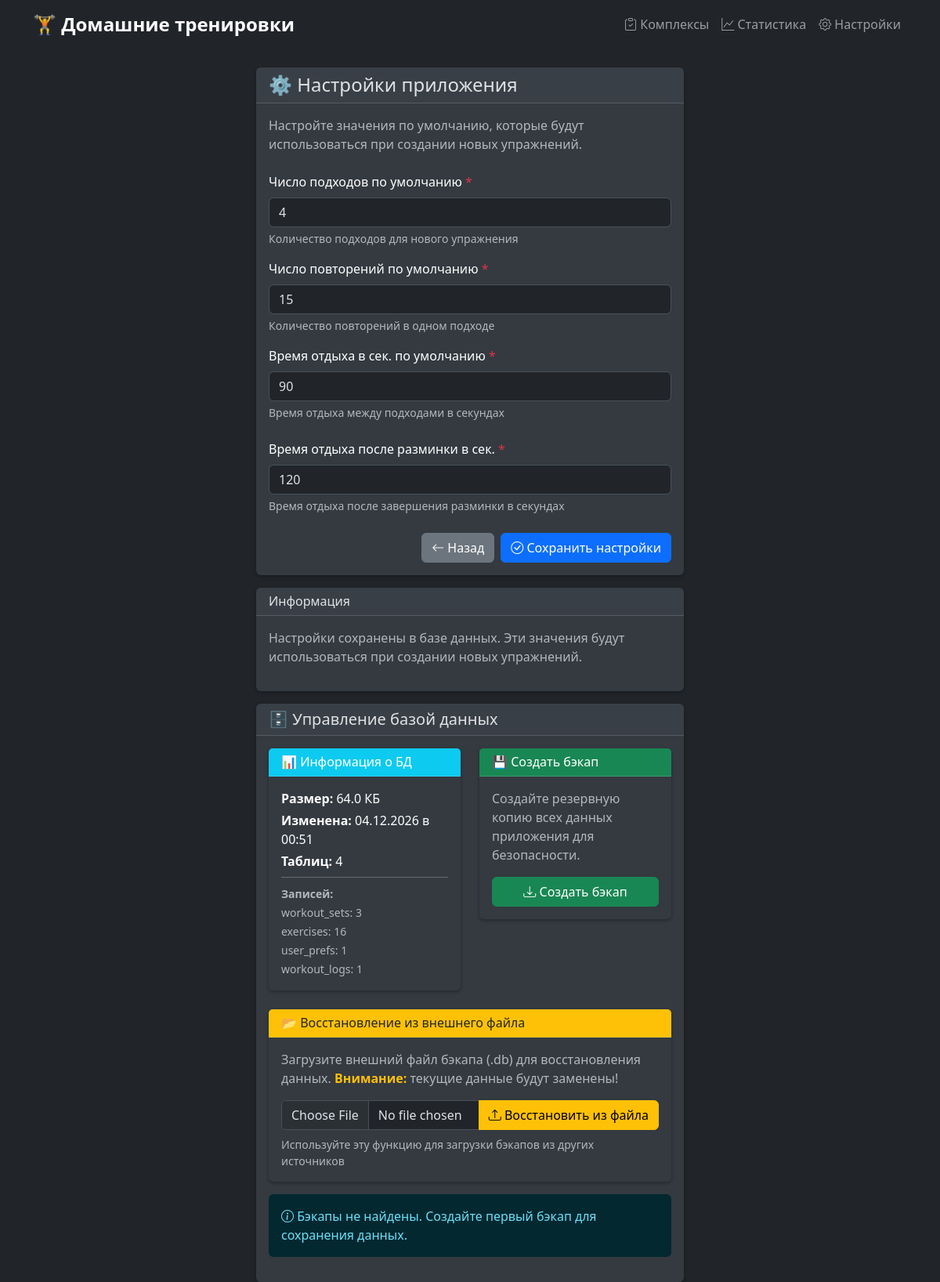
The page /settings on the database its author committed.
### tables this page shows
CREATE TABLE user_prefs (
            code TEXT PRIMARY KEY,
            default_repeat_count INTEGER NOT NULL DEFAULT 10,
            default_round_count INTEGER NOT NULL DEFAULT 3,
            default_rest_seconds INTEGER NOT NULL DEFAULT 60,
            timer_sound TEXT DEFAULT 'default',
            notifications_enabled BOOLEAN NOT NULL DEFAULT TRUE
        , default_warmup_rest_seconds INTEGER NOT NULL DEFAULT 120);

### app.py (the view)
@app.route('/settings')
def settings():
    prefs = UserPrefsModel.get_first()
    db_info = DatabaseManager.get_database_info()
    backups = DatabaseManager.list_backups()
    return render_template('settings.html', prefs=prefs, db_info=db_info, backups=backups)

### templates/settings.html (shortened to what this page needs)
{% extends "base.html" %}
{% block content %}
<div class="row justify-content-center">
    <div class="col-md-8 col-lg-6">
        <div class="card">
            <div class="card-header">
                <h4 class="mb-0">⚙️ Настройки приложения</h4>
            </div>
            <div class="card-body">
                <form method="POST" action="{{ url_for('settings_save') }}">
                    <p class="text-muted mb-4">
                        Настройте значения по умолчанию, которые будут использоваться при создании новых упражнений.
                    </p>
                    <div class="mb-3">
                        <label for="default_round_count" class="form-label">
                            Число подходов по умолчанию <span class="text-danger">*</span>
                        </label>
                        <input type="number"
                               class="form-control"
                               id="default_round_count"
                               name="default_round_count"
                               value="{{ prefs.default_round_count if prefs else 3 }}"
                               min="1"
                               max="99"
                               required>
                        <div class="form-text">Количество подходов для нового упражнения</div>
                    </div>
                    <div class="mb-3">
                        <label for="default_repeat_count" class="form-label">
                            Число повторений по умолчанию <span class="text-danger">*</span>
                        </label>
                        <input type="number"
                               class="form-control"
                               id="default_repeat_count"
                               name="default_repeat_count"
                               value="{{ prefs.default_repeat_count if prefs else 10 }}"
                               min="1"
                               max="999"
                               required>
                        <div class="form-text">Количество повторений в одном подходе</div>
                    </div>
                    <div class="mb-4">
                        <label for="default_rest_seconds" class="form-label">
                            Время отдыха в сек. по умолчанию <span class="text-danger">*</span>
                        </label>
                        <input type="number"
                               class="form-control"
                               id="default_rest_seconds"
                               name="default_rest_seconds"
                               value="{{ prefs.default_rest_seconds if prefs else 60 }}"
                               min="0"
                               max="9999"
                               required>
                        <div class="form-text">Время отдыха между подходами в секундах</div>
                    </div>
                    <div class="mb-4">
                        <label for="default_warmup_rest_seconds" class="form-label">
                            Время отдыха после разминки в сек. <span class="text-danger">*</span>
                        </label>
                        <input type="number"
                               class="form-control"
                               id="default_warmup_rest_seconds"
                               name="default_warmup_rest_seconds"
                               value="{{ prefs.default_warmup_rest_seconds if prefs else 120 }}"
                               min="0"
                               max="9999"
                               required>
                        <div class="form-text">Время отдыха после завершения разминки в секундах</div>
                    </div>
                    <div class="d-grid gap-2 d-md-flex justify-content-md-end">
                        <a href="{{ url_for('index') }}" class="btn btn-secondary">
                            <i class="bi bi-arrow-left"></i> Назад
                        </a>
                        <button type="submit" class="btn btn-primary">
                            <i class="bi bi-check-circle"></i> Сохранить настройки
                        </button>
                    </div>
                </form>
            </div>
        </div>
        {% if prefs %}
        <div class="card mt-3">
            <div class="card-header">
                <h6 class="mb-0">Информация</h6>
            </div>
            <div class="card-body">
                <p class="text-muted">
                    Настройки сохранены в базе данных. Эти значения будут использоваться при создании новых упражнений.
                </p>
            </div>
        </div>
        {% endif %}
        <div class="card mt-3">
            <div class="card-header">
                <h5 class="mb-0">🗄️ Управление базой данных</h5>
            </div>
            <div class="card-body">
                {% if db_info.exists %}
                <div class="row mb-4">
                    <div class="col-md-6">
                        <div class="card border-info">
                            <div class="card-header bg-info text-white">
                                <h6 class="mb-0">📊 Информация о БД</h6>
                            </div>
                            <div class="card-body">
                                <p class="mb-1">
                                    <strong>Размер:</strong>
                                    {% if db_info.size < 1024 %}
                                        {{ db_info.size }} байт
                                    {% elif db_info.size < 1024*1024 %}
                                        {{ "%.1f"|format(db_info.size/1024) }} КБ
                                    {% else %}
                                        {{ "%.1f"|format(db_info.size/(1024*1024)) }} МБ
                                    {% endif %}
                                </p>
                                <p class="mb-1">
                                    <strong>Изменена:</strong>
                                    {{ db_info.modified.strftime('%d.%m.%Y в %H:%M') }}
                                </p>
                                <p class="mb-0">
                                    <strong>Таблиц:</strong> {{ db_info.tables_count }}
                                </p>
                                {% if db_info.records_count %}
                                <hr class="my-2">
                                <small class="text-muted">
                                    <strong>Записей:</strong><br>
                                    {% for table, count in db_info.records_count.items() %}
                                        {{ table }}: {{ count }}<br>
                                    {% endfor %}
                                </small>
                                {% endif %}
                            </div>
                        </div>
                    </div>
                    <div class="col-md-6">
                        <div class="card border-success">
                            <div class="card-header bg-success text-white">
                                <h6 class="mb-0">💾 Создать бэкап</h6>
                            </div>
                            <div class="card-body">
                                <p class="text-muted mb-3">
                                    Создайте резервную копию всех данных приложения для безопасности.
                                </p>
                                <form method="POST" action="{{ url_for('backup_create') }}"
                                      onsubmit="return confirm('Создать бэкап базы данных?')">
                                    <button type="submit" class="btn btn-success w-100">
                                        <i class="bi bi-download"></i> Создать бэкап
                                    </button>
                                </form>
                            </div>
                        </div>
                    </div>
                </div>
                {% else %}
                <div class="alert alert-warning" role="alert">
                    <i class="bi bi-exclamation-triangle"></i>
                    База данных не найдена. Создайте комплекс упражнений для инициализации БД.
                </div>
                {% endif %}
                <div class="card border-warning mb-3">
                    <div class="card-header bg-warning text-dark">
                        <h6 class="mb-0">📂 Восстановление из внешнего файла</h6>
                    </div>
                    <div class="card-body">
                        <p class="text-muted mb-3">
                            Загрузите внешний файл бэкапа (.db) для восстановления данных.
                            <strong class="text-warning">Внимание:</strong> текущие данные будут заменены!
                        </p>
                        <form method="POST" action="{{ url_for('backup_restore') }}"
                              enctype="multipart/form-data"
                              onsubmit="return confirm('ВНИМАНИЕ! Это заменит все текущие данные. Продолжить?')">
                            <div class="input-group">
                                <input type="file"
                                       class="form-control"
                                       name="backup_file"
                                       accept=".db"
                                       required>
                                <button type="submit" class="btn btn-warning">
                                    <i class="bi bi-upload"></i> Восстановить из файла
                                </button>
                            </div>
                            <div class="form-text mt-2">
                                Используйте эту функцию для загрузки бэкапов из других источников
                            </div>
                        </form>
                    </div>
                </div>
                {% if backups %}
                <div class="card border-secondary">
                    <div class="card-header">
                        <h6 class="mb-0">📋 Доступные бэкапы ({{ backups|length }})</h6>
                    </div>
                    <div class="card-body">
                        <div class="table-responsive">
                            <table class="table table-sm table-hover">
                                <thead>
                                    <tr>
                                        <th>Дата создания</th>
                                        <th>Размер</th>
                                        <th>Действия</th>
                                    </tr>
                                </thead>
                                <tbody>
                                    {% for backup in backups %}
                                    <tr>
                                        <td>
                                            <span class="fw-bold">{{ backup.modified.strftime('%d.%m.%Y') }}</span><br>
                                            <small class="text-muted">{{ backup.modified.strftime('%H:%M:%S') }}</small>
                                        </td>
                                        <td>
                                            {% if backup.size < 1024 %}
                                                {{ backup.size }} байт
                                            {% elif backup.size < 1024*1024 %}
                                                {{ "%.1f"|format(backup.size/1024) }} КБ
                                            {% else %}
                                                {{ "%.1f"|format(backup.size/(1024*1024)) }} МБ
                                            {% endif %}
                                        </td>
                                        <td>
                                            <div class="btn-group btn-group-sm" role="group">
                                                <form method="POST"
                                                      action="{{ url_for('backup_restore_from_existing', filename=backup.filename) }}"
                                                      style="display: inline;"
                                                      onsubmit="return confirm('Восстановить БД из бэкапа {{ backup.filename }}? Текущие данные будут заменены!')">
                                                    <button type="submit" class="btn btn-outline-success" title="Восстановить из этого бэкапа">
                                                        <i class="bi bi-arrow-clockwise"></i>
                                                    </button>
                                                </form>
                                                <a href="{{ url_for('backup_download', filename=backup.filename) }}"
                                                   class="btn btn-outline-primary" title="Скачать бэкап">
                                                    <i class="bi bi-download"></i>
                                                </a>
                                                <form method="POST"
                                                      action="{{ url_for('backup_delete', filename=backup.filename) }}"
                                                      style="display: inline;"
                                                      onsubmit="return confirm('Удалить бэкап {{ backup.filename }}?')">
                                                    <button type="submit" class="btn btn-outline-danger" title="Удалить бэкап">
                                                        <i class="bi bi-trash"></i>
                                                    </button>
                                                </form>
                                            </div>
                                        </td>
                                    </tr>
                                    {% endfor %}
                                </tbody>
                            </table>
                        </div>
                        <div class="mt-3">
                            <small class="text-muted">
                                <i class="bi bi-info-circle"></i>
                                <strong>Подсказка:</strong>
                                <i class="bi bi-arrow-clockwise text-success"></i> - восстановить,
                                <i class="bi bi-download text-primary"></i> - скачать,
                                <i class="bi bi-trash text-danger"></i> - удалить
                            </small>
                        </div>
                    </div>
                </div>
                {% else %}
                <div class="alert alert-info" role="alert">
                    <i class="bi bi-info-circle"></i>
                    Бэкапы не найдены. Создайте первый бэкап для сохранения данных.
                </div>
                {% endif %}
            </div>
        </div>
    </div>
</div>
{% endblock %}

### rows shown on the page
user_prefs: default_round_count "4", default_repeat_count "15", default_rest_seconds "90", default_warmup_rest_seconds "120"

### other values the page prints
{{ "%.1f"|format(db_info.size/1024) }} "64.0"
{{ db_info.modified.strftime('%d.%m.%Y в %H:%M') }} "04.12.2026 в 00:51"
{{ db_info.tables_count }} "4"
{{ table }} "workout_sets" "exercises" "user_prefs" "workout_logs"
{{ count }} "3" "16" "1" "1"
